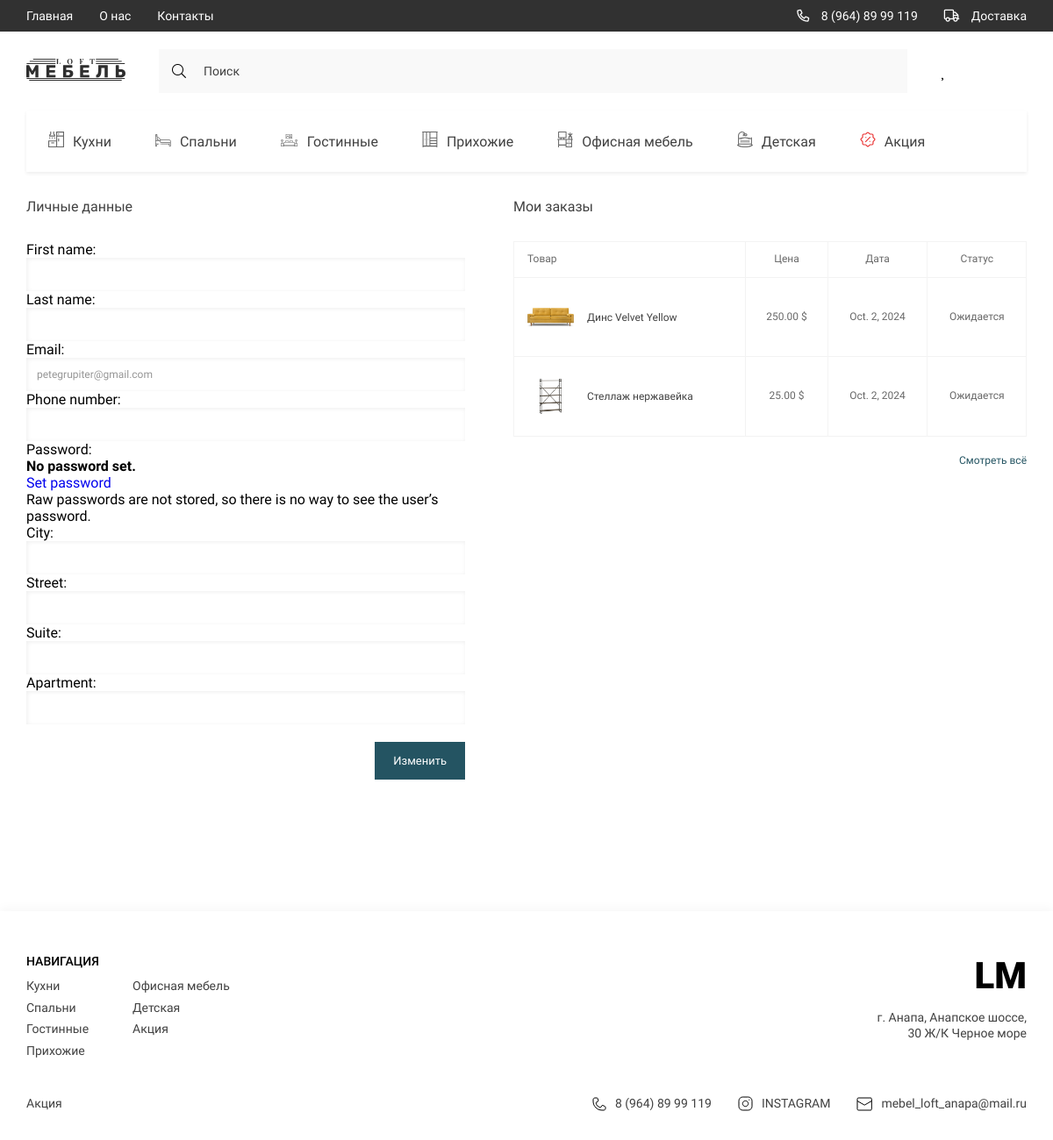
/users/profile/ (signed in), run on the app's committed database.
### products/models.py (models this page shows, shortened)
class Subcategory(models.Model):
    name = models.CharField(max_length=150, unique=True)
    icon = models.FileField(upload_to='icons', null=True, blank=True)

class Basket(models.Model):
    user = models.ForeignKey(to=User, on_delete=models.CASCADE)
    product = models.ForeignKey(to=Products, on_delete=models.CASCADE)
    quantity = models.PositiveIntegerField(default=0)
    created_timestamp = models.DateTimeField(auto_now_add=True)
    product_name = models.CharField(max_length=150)
    price = models.DecimalField(max_digits=9, decimal_places=2, default=0.0)
    length = models.CharField(max_length=20, default=0)
    width = models.CharField(max_length=20, default=0)
    height = models.CharField(max_length=20, default=0)
    main_foto = models.ImageField(upload_to='main_product_images', null=True, blank=True)
    order_date = models.DateField(auto_now_add=True)
    objects = BasketQuerySet.as_manager()

### users/models.py (models this page shows, shortened)
class User(AbstractUser):
    email = models.EmailField('email address', unique=True)
    phone_number = models.CharField(max_length=15, unique=True)
    USERNAME_FIELD = 'email'

class Profile(models.Model):
    city = models.CharField(max_length=40)
    street = models.CharField(max_length=70)
    suite = models.CharField(max_length=50)
    apartment = models.CharField(max_length=50)
    user = models.OneToOneField(User, on_delete=models.CASCADE)

### users/views.py (the view)
# urls.py: path('profile/', profile, name='profile'),
@login_required
def profile(request):
    if request.method == 'POST':
        user_form = UserEditForm(request.POST, instance=request.user)
        profile_form = UserProfileForm(request.POST, instance=request.user.profile)
        if user_form.is_valid() and profile_form.is_valid():
            user_form.save()
            profile_form.save()
            return HttpResponseRedirect(reverse('users:profile'))
    else:
        user_form = UserEditForm(instance=request.user)
        profile_form = UserProfileForm(instance=request.user.profile)
    baskets = Basket.objects.filter(user=request.user)[:4]
    subcategories = Subcategory.objects.all()
    sub_1 = subcategories[0:4]
    sub_2 = subcategories[4:7]
    sub_3 = subcategories[6]
    context = {
        'title': 'Store - Профиль',
        'user_form': user_form,
        'profile_user': profile_form,
        'baskets': baskets,
        'subcategories': subcategories,
        'sub_1': sub_1,
        'sub_2': sub_2,
        'sub_3': sub_3
    }
    return render(request, 'profile1.html', context)

### users/forms.py
class UserEditForm(UserChangeForm):
    first_name = forms.CharField(widget=forms.TextInput(attrs={'class': 'contact__section-input'}))
    last_name = forms.CharField(widget=forms.TextInput(attrs={'class': 'contact__section-input'}))
    email = forms.CharField(widget=forms.EmailInput(attrs={'class': 'contact__section-input'}))
    phone_number= forms.CharField(widget=forms.TextInput(attrs={'class': 'contact__section-input'}))
    class Meta:
        model = User
        fields = ('first_name', 'last_name', 'email', 'phone_number')

class UserProfileForm(forms.ModelForm):
    city = forms.CharField(widget=forms.TextInput(attrs={'class': 'contact__section-input'}))
    street = forms.CharField(widget=forms.TextInput(attrs={'class': 'contact__section-input'}))
    suite = forms.CharField(widget=forms.TextInput(attrs={'class': 'contact__section-input'}))
    apartment = forms.CharField(widget=forms.TextInput(attrs={'class': 'contact__section-input'}))
    class Meta:
        model = Profile
        fields = ('city', 'street', 'suite', 'apartment')

### users/templates/profile1.html (shortened to what this page needs)
{% extends 'base.html' %}
{% load static %}
{% block categories %}
{% for k in subcategories %}
<li>
    <a href="{% url 'products:filter' k.id %}" class="header__list-links">
        <span class="header__list-img">
            <img src="{{ k.icon.url }}" alt="icons">
        </span>
        {{ k.name }}
    </a>
</li>
{% endfor %}
{% endblock %}
{% block main %}
<main class="main">
    <div class="profile">
        <div class="container">
            <div class="profile__content">
                <form class="profile__form" method="post" action="{% url 'users:profile' %}">
                    <h2 class="profile__title">Личные данные</h2>
                    {{ user_form.as_p }}
                    {{ profile_user.as_p }}
                    <button class="btn profile__btn" type="submit">Изменить</button>
                </form>
                <div class="profile__orders">
                    <h2 class="profile__title">Мои заказы</h2>
                    <table class="profile__table">
                        <tr>
                            <td colspan="4">Товар</td>
                            <td>Цена</td>
                            <td>Дата</td>
                            <td>Статус</td>
                        </tr>
                        {% for product in baskets %}
                        <tr>
                            <td colspan="4" class="profile__title-adaptive">
                                <div class="tabel__item">
                                    <img src="{{ product.main_foto.url }}" alt="img">
                                    <span>{{ product.product_name }}</span>
                                </div>
                            </td>
                            <td class="profile__tabel-data">{{ product.price }} $</td>
                            <td class="profile__tabel-data">{{ product.order_date }}</td>
                            <td class="profile__tabel-data">Ожидается</td>
                        </tr>
                        {% endfor %}
                    </table>
                    <a href="{% url 'products:basket' %}" class="profile__orders-link">Смотреть всё</a>
                </div>
            </div>
        </div>
    </div>
</main>
{% endblock %}
{% block li_1 %}
{% for i in sub_1 %}
<li><a href="{% url 'products:filter' i.id %}" class="footer__navigate-links">{{ i.name }}</a></li>
{% endfor %}
{% endblock %}
{% block li_2 %}
{% for i in sub_2 %}
<li><a href="{% url 'products:filter' i.id %}" class="footer__navigate-links">{{ i.name }}</a></li>
{% endfor %}
{% endblock %}
{% block li_3 %}
<li><a href="{% url 'products:filter' sub_3.id %}" class="footer__navigate-links">{{ sub_3.name }}</a></li>
{% endblock %}

### static/style/style.css (style rules this page uses)
:root { --containerWidth: 1140px; --primaryColor: #414141; --primaryFont: 'Roboto'; --mainColor: #245462; }
* { padding: 0; margin: 0; box-sizing: border-box; text-decoration: none; list-style: none; font-family: var(--primaryFont); }
.container { width: 100%; max-width: calc(var(--containerWidth) + 30px); margin: 0 auto; padding: 0 15px; }
.btn { outline: none; border: none; padding: 13px 20px; font-style: normal; font-weight: normal; font-size: 13px; line-height: 15px; background: var(--mainColor); border: 1px solid var(--mainColor); transition: color .3s linear, background .3s linear; color: #FFFFFF; }
.header__list-links { padding: 24px 25px; display: flex; justify-content: center; align-items: center; height: 70px; transition: background .3s linear, color .3s linear; width: max-content; font-family: 'Roboto'; font-size: 16px; line-height: 19px; color: #414141; }
.header__list-links img { margin-right: 10px; min-width: 18px; transition: filter .3s linear; }
.main { width: 100%; flex-grow: 1; padding-bottom: 150px; }
.contact__section-input, .contact__section-message { width: 100%; font-style: normal; font-weight: normal; font-size: 12px; line-height: 14px; resize: none; color: #969696; padding: 12px; box-shadow: inset 1px 1px 5px rgba(0, 0, 0, 0.07); border: none; outline: none; }
.profile { width: 100%; }
.profile__content { display: flex; justify-content: space-between; }
.profile__form { display: flex; flex-direction: column; width: 100%; max-width: 500px; }
.profile__title { font-style: normal; font-weight: normal; font-size: 16px; line-height: 19px; color: var(--primaryColor); margin-bottom: 30px; }
.profile__table { font-style: normal; font-weight: normal; font-size: 12px; line-height: 147.69%; color: #686868; }
.profile__table td, .profile__table { border: 1px solid #F3F3F3; border-collapse: collapse; }
.profile__table tr td { text-align: center; padding: 25px 15px; }
.profile__table tr:first-child td { padding: 11px 15px; }
.profile__table tr:first-child td:first-child { text-align-last: left; }
.tabel__item { display: flex; align-items: center; }
.tabel__item img { width: 53px; margin-right: 15px; }
.tabel__item span { font-style: normal; font-weight: normal; font-size: 12px; line-height: 14px; color: var(--primaryColor); }
.profile__orders { display: flex; flex-direction: column; width: 100%; max-width: 585px; }
.profile__orders-link { font-style: normal; font-weight: normal; font-size: 12px; line-height: 14px; align-self: flex-end; display: block; margin-top: 20px; color: #245462; width: max-content; }
.profile__btn { align-self: flex-end; margin-top: 20px; }
.footer__navigate-links { font-size: 14px; line-height: 126.69%; color: #414141; display: block; margin-bottom: 7.24px; transition: color .3s linear; }
.footer__navigate-list._short .footer__navigate-links { margin: 0 30px 0 0; }
.footer__navigate-list._short li:last-child .footer__navigate-links { margin: 0; }

### data on the page
Subcategory: icon (picture), name "Кухни"
Subcategory: icon (picture), name "Спальни"
Subcategory: icon (picture), name "Гостинные"
Subcategory: icon (picture), name "Прихожие"
Subcategory: icon (picture), name "Офисная мебель"
Subcategory: icon (picture), name "Детская"
Subcategory: icon (picture), name "Акция"
User: email "petegrupiter@gmail.com"
Basket: main_foto (picture), product_name "Динс Velvet Yellow", price "250.00", order_date "Oct. 2, 2024"
Basket: main_foto (picture), product_name "Стеллаж нержавейка", price "25.00", order_date "Oct. 2, 2024"
